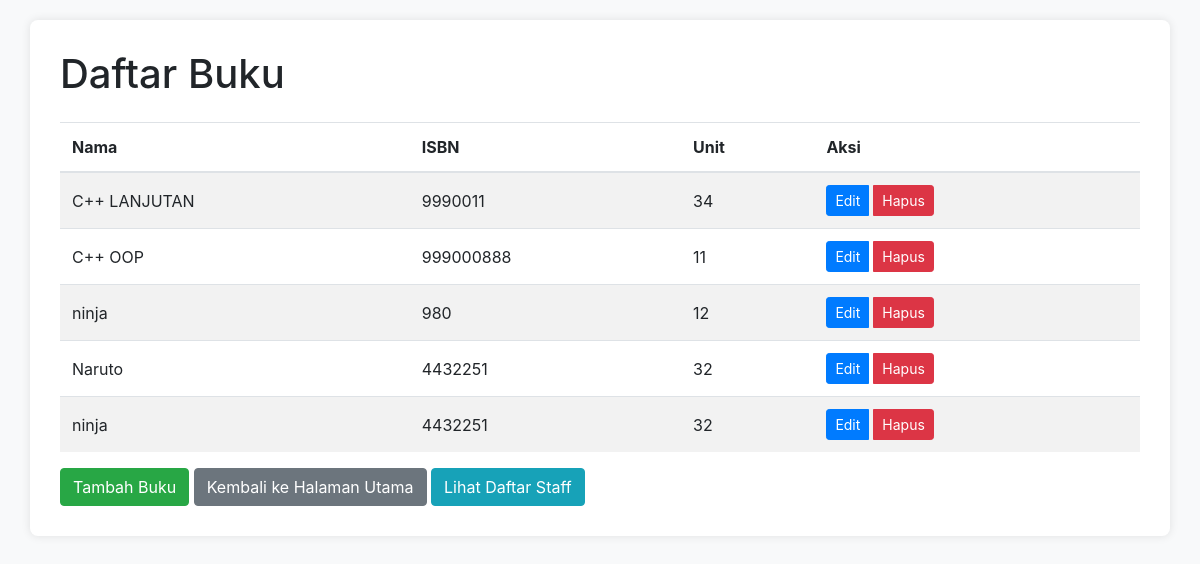
The page /buku.php (signed in) on the database its author committed.
### tables this page shows
CREATE TABLE `buku` (
  `id` int(11) NOT NULL,
  `nama` varchar(255) NOT NULL,
  `isbn` varchar(20) NOT NULL,
  `unit` int(6) NOT NULL
);

### buku.php (the view, shortened to what this page needs)
<?php
include_once("./connect.php");
$query = mysqli_query($db, "SELECT * FROM buku");
?>
<!DOCTYPE html>
<html lang="en">
<head>
    <link href="https://stackpath.bootstrapcdn.com/bootstrap/4.5.2/css/bootstrap.min.css" rel="stylesheet">
</head>
<body>
    <div class="container">
        <h1 class="mb-4">Daftar Buku</h1>
        <table class="table table-striped">
            <thead>
                <tr>
                    <th>Nama</th>
                    <th>ISBN</th>
                    <th>Unit</th>
                    <th>Aksi</th>
                </tr>
            </thead>
            <tbody>
                <?php foreach($query as $buku) { ?>
                    <tr>
                        <td><?php echo htmlspecialchars($buku["nama"]); ?></td>
                        <td><?php echo htmlspecialchars($buku["isbn"]); ?></td>
                        <td><?php echo htmlspecialchars($buku["unit"]); ?></td>
                        <td>
                            <div class="btn-group" role="group">
                                <a href="edit-buku.php?id=<?php echo $buku['id']; ?>" class="btn btn-primary btn-sm">Edit</a>
                                <a href="delete-buku.php?id=<?php echo $buku['id']; ?>" class="btn btn-danger btn-sm">Hapus</a>
                            </div>
                        </td>
                    </tr>
                <?php } ?>
            </tbody>
        </table>
        <a href="tambah-buku.php" class="btn btn-success">Tambah Buku</a>
        <a href="index.php" class="btn btn-secondary">Kembali ke Halaman Utama</a>
        <a href="staff.php" class="btn btn-info">Lihat Daftar Staff</a>
    </div>
</body>
</html>

### buku.php (style rules this page uses)
body { background-color: #f8f9fa; padding: 20px; }
.container { background-color: #ffffff; padding: 30px; border-radius: 8px; box-shadow: 0 0 10px rgba(0, 0, 0, 0.1); }
.table th, .table td { vertical-align: middle; }
.btn-group a { margin-right: 5px; }

### rows shown on the page
buku: nama "C++ LANJUTAN", isbn "9990011", unit "34"
buku: nama "C++ OOP", isbn "999000888", unit "11"
buku: nama "ninja", isbn "980", unit "12"
buku: nama "Naruto", isbn "4432251", unit "32"
buku: nama "ninja", isbn "4432251", unit "32"
